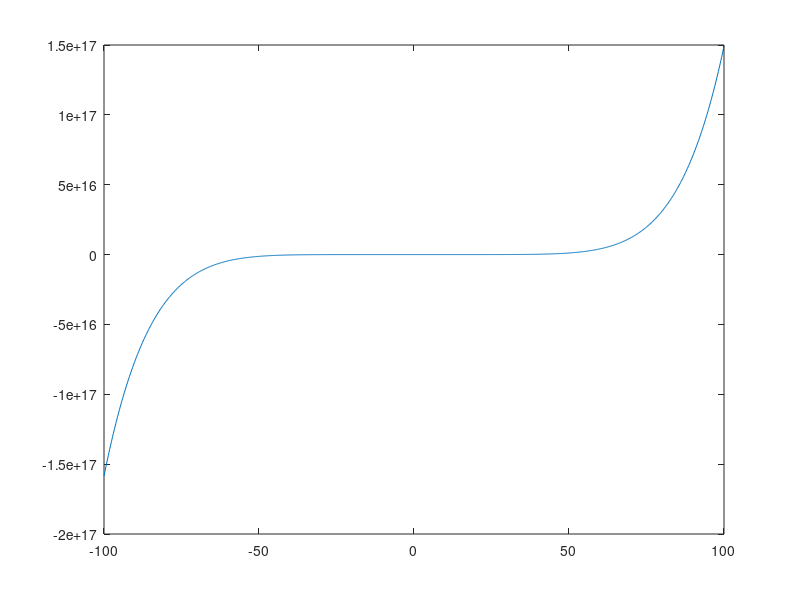

MATLAB code to generate this figure:
clc
close all 
clear

figure;
grid on; 

A = [1,0,0,0,0,0,0,0;
    1,0.3,0.3^2,0.3^3,0.3^4,0.3^5,0.3^6,0.3^7;
    1,0.6,0.6^2,0.6^3,0.6^4,0.6^5,0.6^6,0.6^7;
    1,1,1,1,1,1,1,1;
    0,1,0,0,0,0,0,0;
    0,1,0.6,3*(0.3)^2,4*(0.3)^3,5*(0.3)^4,6*(0.3)^5,7*(0.3)^6;
    0,1,2*(0.6),3*(0.6)^2,4*(0.6)^3,5*(0.6)^4,6*(0.6)^5,7*(0.6)^6;
    0,1,2,3,4,5,6,7;
    ];
b = [-2,2,-1,1,0,0,0,0]';
theta =  A\b;

t = linspace(-100, 100, 1000); 
y = theta(1)+theta(2)*t+theta(3)*t.^2+theta(4)*t.^3+theta(5)*t.^4 +theta(6)...
    *t.^5 + theta(7)*t.^6 + theta(8)*t.^7;
for i = 1:length(theta)
    fprintf('x%d: %f\n', i, theta(i));
end

plot(t,y);
